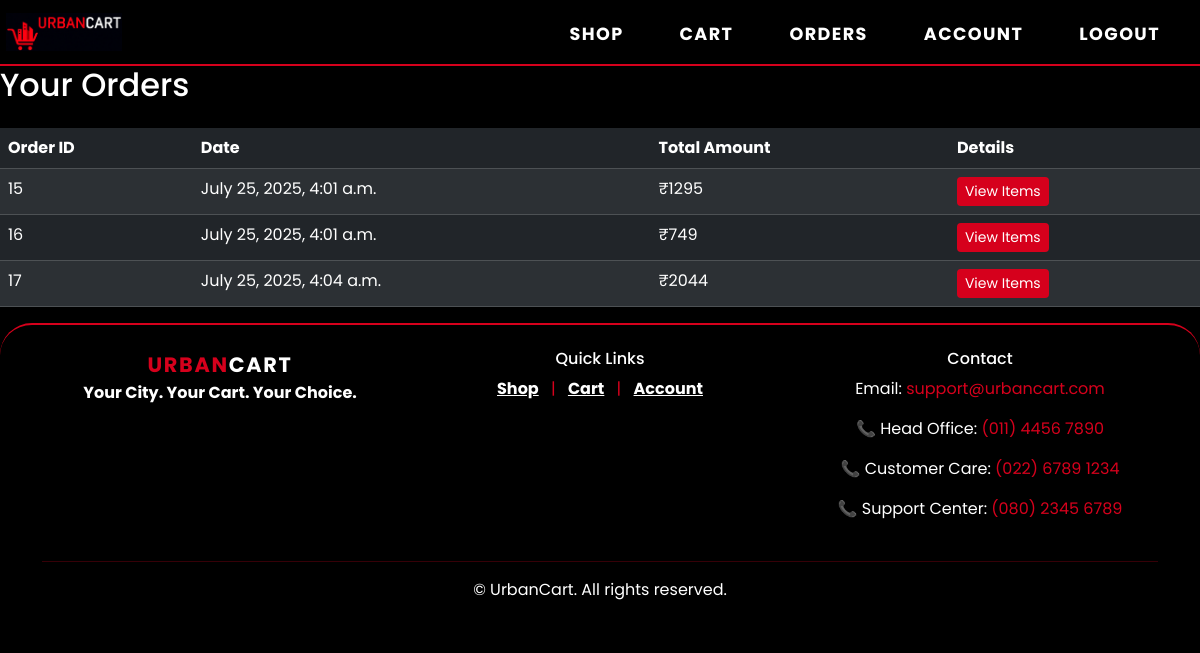
Screenshot of /displayorder/ (signed in) with the database file from the repository.
### app/models.py (models this page shows)
class Order(models.Model):
    userid = models.ForeignKey(Register, on_delete=models.CASCADE, null=True, blank=True)
    date = models.DateTimeField(auto_now_add=True)
    totalamount=models.IntegerField(default=0)

### app/views.py (the view)
# urls.py: path('displayorder/', views.func16, name='displayorder'),
def func16(request):
    if request.user.usertype == "user":
        orders = Order.objects.filter(userid=request.user).order_by('date')
    else:
        order_items = OrderItem.objects.filter(product__seller=request.user)
        order_ids = order_items.values_list('orderid', flat=True).distinct()
        orders = Order.objects.filter(id__in=order_ids).order_by('date')
    return render(request, 'displayorder.html', {'displayorder': orders})

### app/templates/displayorder.html (shortened to what this page needs)
{% extends 'base.html' %}
{% block content %}
<h2 class="mb-4" style="color:#fff;">Your Orders</h2>
<table class="table table-dark table-striped" style="background:#232323; border-radius:12px;">
  <thead>
    <tr>
      <th>Order ID</th>
      <th>Date</th>
      <th>Total Amount</th>
      <th>Details</th>
    </tr>
  </thead>
  <tbody>
    {% for order in displayorder %}
    <tr>
      <td>{{ order.id }}</td>
      <td>{{ order.date }}</td>
      <td>₹{{ order.totalamount }}</td>
      <td><a href="{% url 'orderitems' order.id %}" class="btn btn-danger btn-sm" style="background:#d6001c; border:none;">View Items</a></td>
    </tr>
    {% empty %}
    <tr>
      <td colspan="4" class="text-center">No orders found.</td>
    </tr>
    {% endfor %}
  </tbody>
</table>
{% endblock %}

### app/templates/base.html (style rules this page uses)
:root { --toyota-red: #d6001c; --toyota-dark: #181818; --toyota-light: #fff; }
body { font-family: 'Poppins', Arial, sans-serif; background: #000; color: #fff; min-height: 100vh; }

### rows the page displays
Order: id "15", date "July 25, 2025, 4:01 a.m.", totalamount "1295"
Order: id "16", date "July 25, 2025, 4:01 a.m.", totalamount "749"
Order: id "17", date "July 25, 2025, 4:04 a.m.", totalamount "2044"
